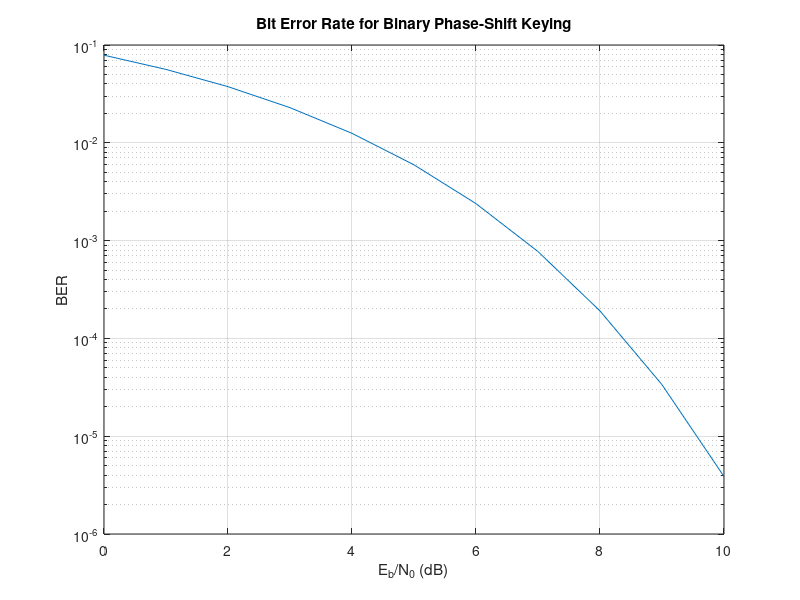
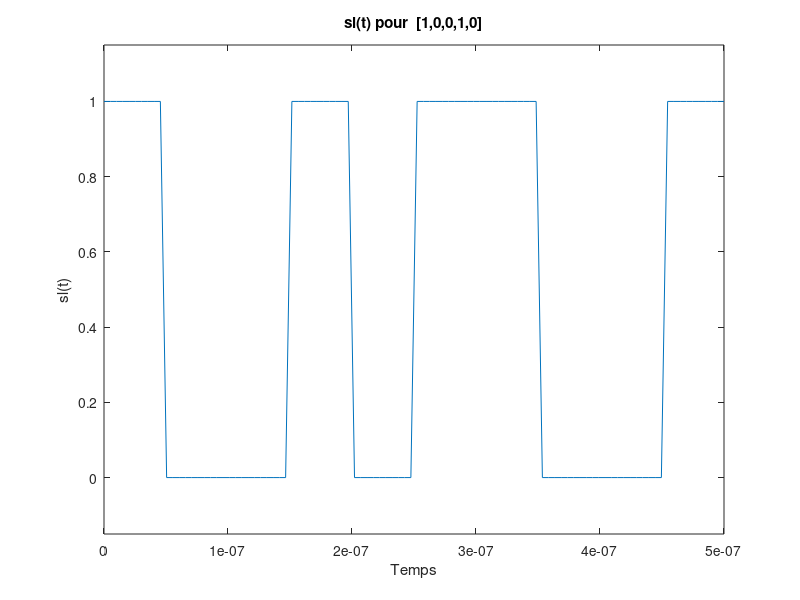
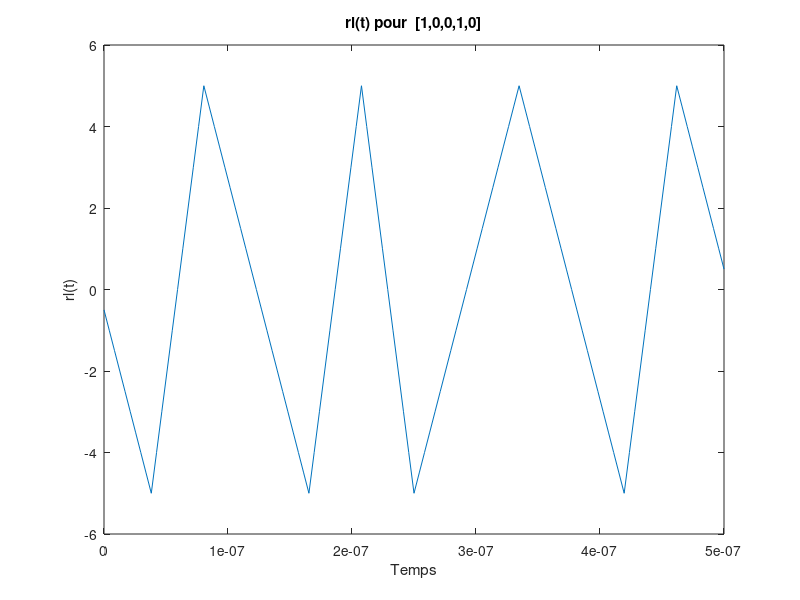
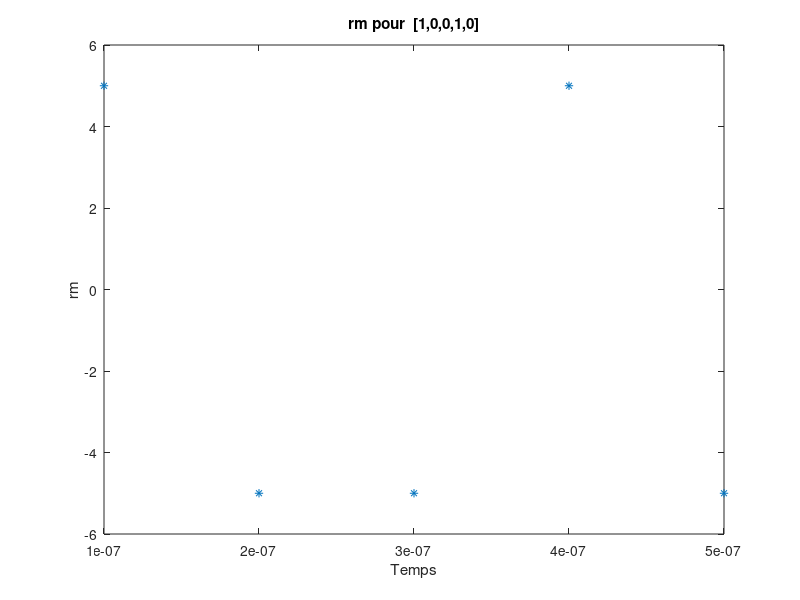

The MATLAB script that drew these images, in order: (Note: this script raises an error after producing the figures.)
clear 
clc
close all


%% sous tâche 1 : 

b= [1 0 0 1 0];
bkbar= zeros(1,length(b));
fe=20*10e6;
Te=1/fe;
Fse=20;
Ts=20*Te;
po=zeros(1,Fse);
p1=zeros(1,Fse);
po(11:20)=1;
p1(1:10)=1;
pet=po;
pet(1:10)=-0.5;
pet(11:20)=0.5;


taillesl=20*length(b);
abscisse=linspace(0,5*Ts);
abscisse2=linspace(0,5*Ts,119);
sl= zeros(1,taillesl);
for k=1:length(b)
    if b(k)==0
        sl(1+(k-1)*20:20+(k-1)*20)=po;
    end
    
    if b(k)==1
        sl(1+(k-1)*20:20+(k-1)*20)=p1;
    end
end
rl=conv(pet,sl);
rm=rl(20:Fse:119);
for k=1:length(b)
    if rm(k)==-5
         bkbar(k)=0;
    end
    
    if rm(k)==5
        bkbar(k)=1;
    end
    
    
    
    
end

%% TEB :

sigA2=1; 
Eg= 10;

eb_n0_dB=0:10;
eb_n0=10.^(eb_n0_dB/10);
sigma2=sigA2*Eg./(2*eb_n0);
TEB=zeros(size(eb_n0));
for i=1:length(eb_n0)
    error_cnt=0;
    bit_cnt=0;
    while error_cnt < 100

        bitalea=randi([0,1],1,1000);

        taillesl2=20*length(bitalea);
        abscisse3=linspace(0,length(bitalea)*Ts,20000);
        abscisse4=linspace(0,5*Ts,20019);
        sl2= zeros(1,taillesl2);
        for k=1:length(bitalea)
            if bitalea(k)==0
                sl2(1+(k-1)*20:20+(k-1)*20)=po;
            end

            if bitalea(k)==1
                sl2(1+(k-1)*20:20+(k-1)*20)=p1;
            end
        end
        nl=sqrt(sigma2(i)/2)*(randn(size(sl2))+1j*randn(size(sl2)));
        sl2=sl2+nl;
        rl2=conv(pet,sl2);
        rm2=rl2(20:Fse:length(rl2));
        bkbar2= zeros(1,length(bitalea));
        for k=1:length(bitalea)
            if rm2(k)<= 0
                 bkbar2(k)=0;
            end

            if rm2(k)>0
                bkbar2(k)=1;
            end
        end
        for s=1:1:1000
            
            if bitalea(s)~= bkbar2(s)
                error_cnt=error_cnt+1;
            end 
        end
        bit_cnt = bit_cnt+1000;
    end
    TEB(i)=error_cnt/bit_cnt;
end

PEB = 1/2.*erfc(sqrt(eb_n0));
semilogy(eb_n0_dB,PEB)
grid on
ylabel('BER')
xlabel('E_b/N_0 (dB)')
title('Bit Error Rate for Binary Phase-Shift Keying')








%% representation

figure()
plot(abscisse,sl);
ylim([-0.15;1.15])
xlabel("Temps")
ylabel("sl(t)")
title('sl(t) pour  [1,0,0,1,0]')

figure()
plot(abscisse2,rl);
ylim([-6;6]);
xlabel("Temps")
ylabel("rl(t)")
title('rl(t) pour  [1,0,0,1,0]')


abscisse3=zeros(1,5);
for k=1:5
abscisse3(1,k)=k*Ts;
end
figure()
plot(abscisse3,rm,'*');
ylim([-6;6]);
xlabel("Temps")
ylabel("rm")
title('rm pour  [1,0,0,1,0]')




figure()
plot(abscisse3,sl2);

xlim([0; 0.1*10e-7])


figure()
plot(abscisse4,rl2);
ylim([-6;6]);

figure()
semilogy(eb_n0_dB,TEB);
hold on;

semilogy(eb_n0_dB,PEB)
grid on
ylabel('PEB')
xlabel('E_b/N_0 (dB)')
title('Comparaison PEB théorique/expérimentale')
legend('PEB (expérimental)','PEB théorique')



